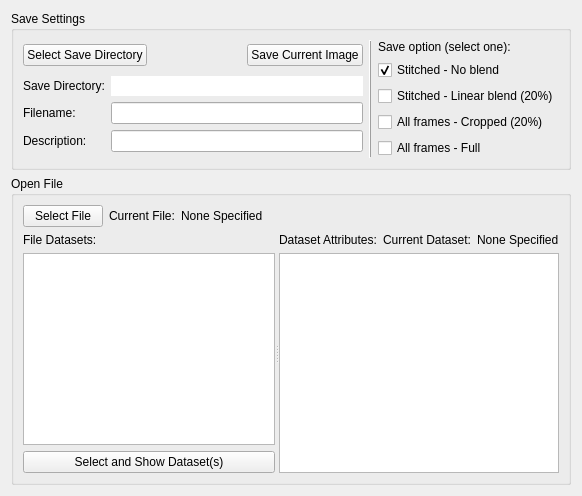
<?xml version="1.0" encoding="UTF-8"?>
<ui version="4.0">
 <class>SavePanel</class>
 <widget class="QWidget" name="savePanel">
  <layout class="QVBoxLayout" name="verticalLayout_panel">
   <item>
    <widget class="QGroupBox" name="groupBox_5">
     <property name="title">
      <string>Save Settings</string>
     </property>
     <layout class="QHBoxLayout" name="horizontalLayout_8" stretch="1,0,0">
      <item>
       <layout class="QVBoxLayout" name="verticalLayout_8">
        <item>
         <layout class="QHBoxLayout" name="horizontalLayout_92">
          <item>
           <widget class="QPushButton" name="pushButton_saveSelectDirectory">
            <property name="sizePolicy">
             <sizepolicy hsizetype="Fixed" vsizetype="Fixed">
              <horstretch>0</horstretch>
              <verstretch>0</verstretch>
             </sizepolicy>
            </property>
            <property name="toolTip">
             <string>Select a file directory for image saving</string>
            </property>
            <property name="text">
             <string>Select Save Directory</string>
            </property>
           </widget>
          </item>
          <item>
           <spacer name="horizontalSpacer_2">
            <property name="orientation">
             <enum>Qt::Horizontal</enum>
            </property>
            <property name="sizeHint" stdset="0">
             <size>
              <width>40</width>
              <height>20</height>
             </size>
            </property>
           </spacer>
          </item>
          <item>
           <widget class="QPushButton" name="pushButton_saveCurrentImage">
            <property name="sizePolicy">
             <sizepolicy hsizetype="Minimum" vsizetype="Fixed">
              <horstretch>0</horstretch>
              <verstretch>0</verstretch>
             </sizepolicy>
            </property>
            <property name="toolTip">
             <string>Save single image</string>
            </property>
            <property name="text">
             <string>Save Current Image</string>
            </property>
           </widget>
          </item>
         </layout>
        </item>
        <item>
         <layout class="QGridLayout" name="gridLayout_9">
          <item row="2" column="1">
           <widget class="QLineEdit" name="lineEdit_saveDescription">
            <property name="text">
             <string/>
            </property>
           </widget>
          </item>
          <item row="1" column="1">
           <widget class="QLineEdit" name="lineEdit_saveFilename">
            <property name="text">
             <string/>
            </property>
           </widget>
          </item>
          <item row="1" column="0">
           <widget class="QLabel" name="label_45">
            <property name="text">
             <string>Filename:</string>
            </property>
           </widget>
          </item>
          <item row="0" column="1">
           <widget class="QLineEdit" name="lineEdit_saveDirectory">
            <property name="enabled">
             <bool>true</bool>
            </property>
            <property name="text">
             <string/>
            </property>
            <property name="frame">
             <bool>false</bool>
            </property>
            <property name="readOnly">
             <bool>true</bool>
            </property>
           </widget>
          </item>
          <item row="0" column="0">
           <widget class="QLabel" name="label_8">
            <property name="text">
             <string>Save Directory:</string>
            </property>
           </widget>
          </item>
          <item row="2" column="0">
           <widget class="QLabel" name="label_46">
            <property name="text">
             <string>Description:</string>
            </property>
           </widget>
          </item>
         </layout>
        </item>
       </layout>
      </item>
      <item>
       <widget class="Line" name="line_5">
        <property name="frameShadow">
         <enum>QFrame::Raised</enum>
        </property>
        <property name="orientation">
         <enum>Qt::Vertical</enum>
        </property>
       </widget>
      </item>
      <item>
       <layout class="QVBoxLayout" name="verticalLayout_11">
        <item>
         <widget class="QLabel" name="label_7">
          <property name="text">
           <string>Save option (select one):</string>
          </property>
         </widget>
        </item>
        <item>
         <widget class="QCheckBox" name="checkBox_saveStitch">
          <property name="sizePolicy">
           <sizepolicy hsizetype="Expanding" vsizetype="Preferred">
            <horstretch>0</horstretch>
            <verstretch>0</verstretch>
           </sizepolicy>
          </property>
          <property name="text">
           <string>Stitched - No blend</string>
          </property>
          <property name="checked">
           <bool>true</bool>
          </property>
         </widget>
        </item>
        <item>
         <widget class="QCheckBox" name="checkBox_saveStitchBlend">
          <property name="sizePolicy">
           <sizepolicy hsizetype="Expanding" vsizetype="Preferred">
            <horstretch>0</horstretch>
            <verstretch>0</verstretch>
           </sizepolicy>
          </property>
          <property name="text">
           <string>Stitched - Linear blend (20%)</string>
          </property>
         </widget>
        </item>
        <item>
         <widget class="QCheckBox" name="checkBox_saveAllCrop">
          <property name="sizePolicy">
           <sizepolicy hsizetype="Expanding" vsizetype="Preferred">
            <horstretch>0</horstretch>
            <verstretch>0</verstretch>
           </sizepolicy>
          </property>
          <property name="text">
           <string>All frames - Cropped (20%)</string>
          </property>
         </widget>
        </item>
        <item>
         <widget class="QCheckBox" name="checkBox_saveAllFull">
          <property name="sizePolicy">
           <sizepolicy hsizetype="Expanding" vsizetype="Preferred">
            <horstretch>0</horstretch>
            <verstretch>0</verstretch>
           </sizepolicy>
          </property>
          <property name="text">
           <string>All frames - Full</string>
          </property>
         </widget>
        </item>
       </layout>
      </item>
     </layout>
    </widget>
   </item>
   <item>
    <widget class="QGroupBox" name="groupBox_16">
     <property name="title">
      <string>Open File</string>
     </property>
     <layout class="QVBoxLayout" name="verticalLayout_10">
      <item>
       <layout class="QHBoxLayout" name="horizontalLayout_74">
        <item>
         <widget class="QPushButton" name="pushButton_selectFile">
          <property name="sizePolicy">
           <sizepolicy hsizetype="Fixed" vsizetype="Fixed">
            <horstretch>0</horstretch>
            <verstretch>0</verstretch>
           </sizepolicy>
          </property>
          <property name="toolTip">
           <string>Select a HDF5 file to open</string>
          </property>
          <property name="text">
           <string>Select File</string>
          </property>
         </widget>
        </item>
        <item>
         <widget class="QLabel" name="label_37">
          <property name="sizePolicy">
           <sizepolicy hsizetype="Fixed" vsizetype="Fixed">
            <horstretch>0</horstretch>
            <verstretch>0</verstretch>
           </sizepolicy>
          </property>
          <property name="text">
           <string>Current File:</string>
          </property>
         </widget>
        </item>
        <item>
         <widget class="QLabel" name="label_currentFileDirectory">
          <property name="sizePolicy">
           <sizepolicy hsizetype="Preferred" vsizetype="Fixed">
            <horstretch>0</horstretch>
            <verstretch>0</verstretch>
           </sizepolicy>
          </property>
          <property name="text">
           <string>None Specified</string>
          </property>
         </widget>
        </item>
       </layout>
      </item>
      <item>
       <widget class="QSplitter" name="splitter_3">
        <property name="orientation">
         <enum>Qt::Horizontal</enum>
        </property>
        <property name="childrenCollapsible">
         <bool>false</bool>
        </property>
        <widget class="QWidget" name="layoutWidget">
         <layout class="QVBoxLayout" name="verticalLayout_50">
          <item>
           <widget class="QLabel" name="label_38">
            <property name="sizePolicy">
             <sizepolicy hsizetype="Preferred" vsizetype="Fixed">
              <horstretch>0</horstretch>
              <verstretch>0</verstretch>
             </sizepolicy>
            </property>
            <property name="text">
             <string>File Datasets:</string>
            </property>
           </widget>
          </item>
          <item>
           <widget class="QListWidget" name="listWidget_fileDatasets">
            <property name="sizePolicy">
             <sizepolicy hsizetype="Preferred" vsizetype="Preferred">
              <horstretch>0</horstretch>
              <verstretch>0</verstretch>
             </sizepolicy>
            </property>
            <property name="selectionMode">
             <enum>QAbstractItemView::ExtendedSelection</enum>
            </property>
           </widget>
          </item>
          <item>
           <widget class="QPushButton" name="pushButton_selectDataset">
            <property name="sizePolicy">
             <sizepolicy hsizetype="Preferred" vsizetype="Fixed">
              <horstretch>0</horstretch>
              <verstretch>0</verstretch>
             </sizepolicy>
            </property>
            <property name="toolTip">
             <string>Select and show the dataset(s) of the opened file</string>
            </property>
            <property name="text">
             <string>Select and Show Dataset(s)</string>
            </property>
           </widget>
          </item>
         </layout>
        </widget>
        <widget class="QWidget" name="layoutWidget">
         <layout class="QVBoxLayout" name="verticalLayout_51">
          <item>
           <layout class="QHBoxLayout" name="horizontalLayout_76">
            <item>
             <widget class="QLabel" name="label_39">
              <property name="text">
               <string>Dataset Attributes:</string>
              </property>
             </widget>
            </item>
            <item>
             <widget class="QLabel" name="label_40">
              <property name="sizePolicy">
               <sizepolicy hsizetype="Fixed" vsizetype="Fixed">
                <horstretch>0</horstretch>
                <verstretch>0</verstretch>
               </sizepolicy>
              </property>
              <property name="text">
               <string>Current Dataset:</string>
              </property>
             </widget>
            </item>
            <item>
             <widget class="QLabel" name="label_currentDataset">
              <property name="sizePolicy">
               <sizepolicy hsizetype="Preferred" vsizetype="Fixed">
                <horstretch>0</horstretch>
                <verstretch>0</verstretch>
               </sizepolicy>
              </property>
              <property name="text">
               <string>None Specified</string>
              </property>
             </widget>
            </item>
           </layout>
          </item>
          <item>
           <widget class="QTableWidget" name="tableWidget_fileAttributes">
            <property name="sizePolicy">
             <sizepolicy hsizetype="Preferred" vsizetype="Preferred">
              <horstretch>0</horstretch>
              <verstretch>0</verstretch>
             </sizepolicy>
            </property>
           </widget>
          </item>
         </layout>
        </widget>
       </widget>
      </item>
     </layout>
    </widget>
   </item>
  </layout>
 </widget>
 <resources/>
 <connections/>
</ui>
